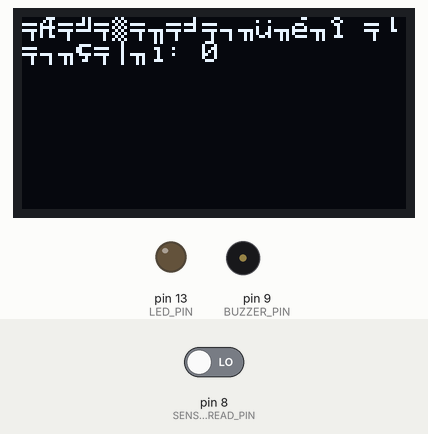
Bench run of a sketch on a simulated Arduino Uno, built for the host (arithmetic inside an expression is 32-bit, double 64-bit). On the bench: 128×64 one-colour display, output pins drawn as LEDs (lit = HIGH), buzzer (waves = sounding). The test bench sets the inputs (shaded band); at power-on: pin 8 (SENSOR_READ_PIN) LOW. EEPROM starts erased; pins used as bus, display or sensor lines are not drawn; what the sketch prints to the serial monitor is not drawn.

Above: at 1.08 s.
At 1.6 s:
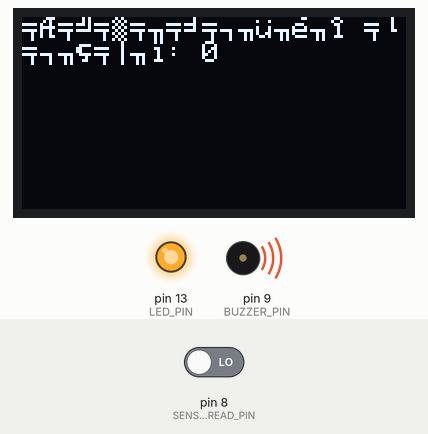
1.7 s: pin 8 (SENSOR_READ_PIN) driven HIGH
At 3.2 s:
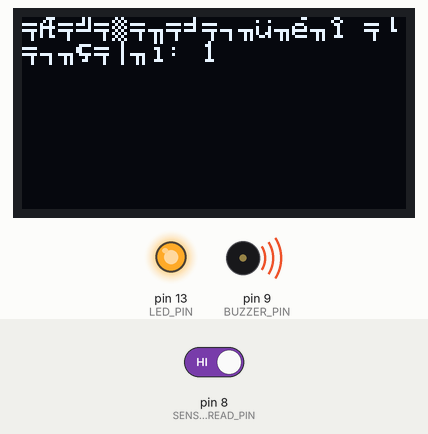
Timing chart, 0 to 4.7 s (numbered marks = the images above; inputs shaded):
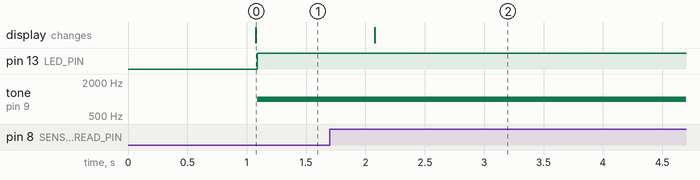

Measured:
- after the input at 1.7 s, the display: changes after 0.38 s (image 2)

The sketch:

GenSoilMonitoring.ino
```cpp
// Автор: geniusz (geniuszly) | Eldar Turakulov
// Система мониторинга влажности почвы с использованием OLED дисплея, светодиода и зуммера для оповещения

#include <Adafruit_SSD1306.h>  // Подключение библиотеки для работы с OLED дисплеем
#include <EEPROM.h>            // Подключение библиотеки для работы с EEPROM

// Определение пинов
#define SENSOR_POWER_PIN 7       // Пин для питания датчика
#define SENSOR_READ_PIN 8        // Пин для считывания данных с датчика
#define LED_PIN 13               // Пин для подключения светодиода
#define BUZZER_PIN 9             // Пин для подключения зуммера

// Параметры OLED дисплея
#define SCREEN_WIDTH 128         // Ширина экрана
#define SCREEN_HEIGHT 64         // Высота экрана
#define OLED_RESET    -1         // Пин сброса OLED дисплея (не используется)
Adafruit_SSD1306 display(SCREEN_WIDTH, SCREEN_HEIGHT, &Wire, OLED_RESET);  // Инициализация дисплея

// Константы
const unsigned long SENSOR_READ_INTERVAL = 1000;  // Интервал считывания данных, 1 секунда
const int SENSOR_ACTIVE = HIGH;                   // Включение датчика
const int SENSOR_INACTIVE = LOW;                  // Отключение датчика
const int MOISTURE_THRESHOLD = 500;               // Критический уровень влажности
#define EEPROM_ADDRESS 0                          // Адрес ячейки памяти EEPROM, где будут храниться данные калибровки

// Функция для инициализации системы
void initializeSystem() {
    EEPROM.begin(512);                // Инициализация EEPROM с 512 байтами
    pinMode(SENSOR_POWER_PIN, OUTPUT); // Установка пина для питания датчика
    powerSensorOff();                  // Изначально датчик выключен
    Serial.begin(9600);                // Начало работы с последовательной передачей данных
    initializeDisplay();               // Инициализация OLED дисплея
    initializeAlertSystem();           // Инициализация системы оповещения (светодиод и зуммер)

    // Чтение калибровочных данных из EEPROM
    int storedCalibrationValue = readCalibrationData();
    if (storedCalibrationValue == 255) {
        Serial.println("Данные калибровки не найдены. Пожалуйста, выполните калибровку.");
        calibrateSensor();  // Если данных нет, запускаем калибровку
    } else {
        Serial.println("Калибровочные данные успешно загружены.");
    }
}

// Функция для включения датчика
void powerSensorOn() {
    digitalWrite(SENSOR_POWER_PIN, SENSOR_ACTIVE);  // Включение питания датчика
}

// Функция для выключения датчика
void powerSensorOff() {
    digitalWrite(SENSOR_POWER_PIN, SENSOR_INACTIVE);  // Отключение питания датчика
}

// Функция для получения данных с датчика
int getSensorReading() {
    int sum = 0;
    const int numReadings = 5;  // Количество измерений для усреднения данных
    for (int i = 0; i < numReadings; i++) {
        sum += digitalRead(SENSOR_READ_PIN);  // Считывание данных с датчика
        delay(10);  // Задержка для стабилизации сигнала
    }
    return (sum / numReadings);  // Возврат усредненного значения
}

// Функция для инициализации OLED дисплея
void initializeDisplay() {
    if (!display.begin(SSD1306_I2C_ADDRESS, 0x3C)) {  // Проверка, что дисплей инициализирован
        Serial.println("Ошибка инициализации OLED!");  // Вывод сообщения об ошибке
        return;
    }
    display.clearDisplay();  // Очистка экрана
    display.display();       // Обновление дисплея
}

// Функция для отображения значений датчика на экране OLED
void displaySensorValue(int sensorValue) {
    display.clearDisplay();                // Очистка экрана
    display.setTextSize(1);                // Установка размера текста
    display.setTextColor(WHITE);           // Установка цвета текста
    display.setCursor(0, 0);               // Установка позиции курсора
    display.print("Влажность почвы: ");    // Вывод текста
    display.println(sensorValue);          // Вывод значения с датчика
    display.display();                     // Обновление дисплея
}

// Функция для включения светодиода и зуммера при низком уровне влажности
void triggerAlert() {
    digitalWrite(LED_PIN, HIGH);  // Включение светодиода
    tone(BUZZER_PIN, 1000);       // Включение зуммера на частоте 1000 Гц
}

// Функция для отключения светодиода и зуммера
void disableAlert() {
    digitalWrite(LED_PIN, LOW);   // Выключение светодиода
    noTone(BUZZER_PIN);           // Отключение зуммера
}

// Функция для проверки критического уровня влажности и оповещения
void checkCriticalMoisture(int sensorValue) {
    if (sensorValue < MOISTURE_THRESHOLD) {  // Проверка на критическое значение влажности
        Serial.println("Внимание: низкая влажность почвы!");
        triggerAlert();  // Включение оповещения
    } else {
        disableAlert();  // Отключение оповещения, если влажность в норме
    }
}

// Функция для обработки данных с датчика
void processSensorData() {
    int sensorValue = getSensorReading();  // Получение данных с датчика
    printSensorOutput(sensorValue);        // Вывод значений датчика в консоль
    displaySensorValue(sensorValue);       // Отображение значений на экране OLED
    checkCriticalMoisture(sensorValue);    // Проверка на критическое значение влажности

    if (sensorValue) {
        powerSensorOn();  // Включение питания датчика, если уровень влажности в норме
    } else {
        powerSensorOff();  // Отключение питания датчика
    }
}

// Функция для вывода данных с датчика в консоль
void printSensorOutput(int sensorValue) {
    Serial.print("Значение датчика: ");
    Serial.println(sensorValue);  // Вывод значения в последовательный порт
    Serial.println();
}

// Функция для калибровки датчика
void calibrateSensor() {
    Serial.println("Калибровка датчика...");
    int calibrationValue = analogRead(SENSOR_READ_PIN);  // Считывание текущих данных для калибровки
    Serial.print("Значение калибровки: ");
    Serial.println(calibrationValue);

    // Сохранение калибровочного значения в EEPROM
    saveCalibrationData(calibrationValue);
}

// Функция для сохранения калибровочных данных в EEPROM
void saveCalibrationData(int calibrationValue) {
    EEPROM.write(EEPROM_ADDRESS, calibrationValue);  // Запись данных в EEPROM по указанному адресу
    EEPROM.commit();  // Подтверждение записи данных
    Serial.println("Данные калибровки сохранены.");
}

// Функция для чтения калибровочных данных из EEPROM
int readCalibrationData() {
    int storedCalibrationValue = EEPROM.read(EEPROM_ADDRESS);  // Чтение данных из EEPROM
    Serial.print("Прочитанные данные калибровки: ");
    Serial.println(storedCalibrationValue);
    return storedCalibrationValue;
}

// Функция для инициализации пинов для светодиода и зуммера
void initializeAlertSystem() {
    pinMode(LED_PIN, OUTPUT);     // Установка пина светодиода как выход
    pinMode(BUZZER_PIN, OUTPUT);  // Установка пина зуммера как выход
    digitalWrite(LED_PIN, LOW);   // Изначально светодиод выключен
    digitalWrite(BUZZER_PIN, LOW);// Изначально зуммер выключен
}

// Главная функция цикла
void mainLoop() {
    static unsigned long lastReadTime = 0;  // Переменная для хранения времени последнего измерения
    if (millis() - lastReadTime >= SENSOR_READ_INTERVAL) {  // Проверка интервала считывания
        lastReadTime = millis();  // Обновление времени последнего измерения
        processSensorData();      // Обработка данных с датчика
    }
}

// Функция для инициализации системы
void setup() {
    initializeSystem();  // Инициализация системы
}

// Главная функция
void loop() {
    mainLoop();  // Вызов основной функции цикла
}
```
